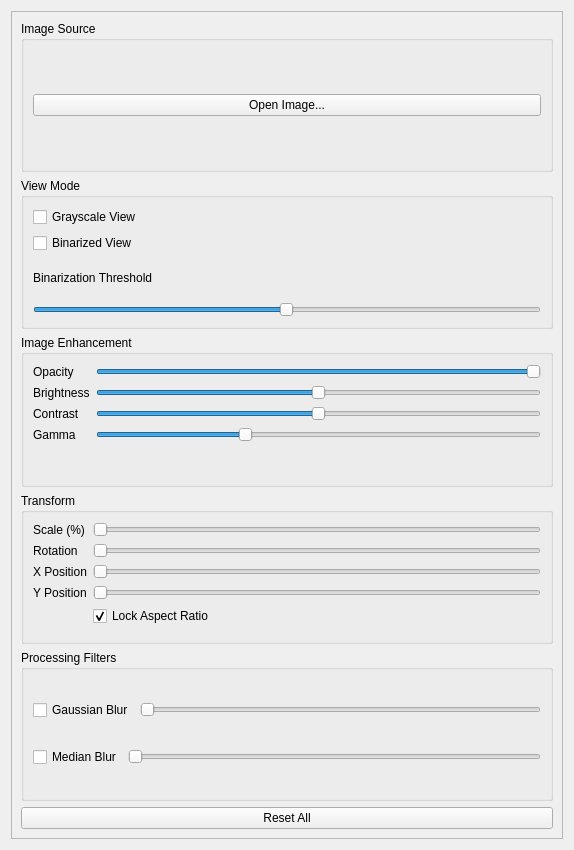
<?xml version="1.0" encoding="UTF-8"?>
<ui version="4.0">
 <class>ImagePanel</class>
 <widget class="QWidget" name="ImagePanel">
  <property name="geometry">
   <rect>
    <x>0</x>
    <y>0</y>
    <width>574</width>
    <height>850</height>
   </rect>
  </property>
  <property name="windowTitle">
   <string>Vision Workbench</string>
  </property>
  <layout class="QVBoxLayout" name="verticalLayout">
   <item>
    <widget class="QScrollArea" name="scrollArea">
     <property name="widgetResizable">
      <bool>true</bool>
     </property>
     <widget class="QWidget" name="scrollAreaWidgetContents">
      <layout class="QVBoxLayout" name="mainLayout">
       <!-- IMAGE GROUP -->
       <item>
        <widget class="QGroupBox" name="groupImage">
         <property name="title"><string>Image Source</string></property>
         <layout class="QVBoxLayout" name="imageLayout">
          <item><widget class="QPushButton" name="btnOpenImage"><property name="text"><string>Open Image...</string></property></widget></item>
         </layout>
        </widget>
       </item>

       <!-- VIEW MODE GROUP -->
       <item>
        <widget class="QGroupBox" name="groupViewMode">
         <property name="title"><string>View Mode</string></property>
         <layout class="QVBoxLayout" name="viewModeLayout">
          <item><widget class="QCheckBox" name="chkGray"><property name="text"><string>Grayscale View</string></property></widget></item>
          <item><widget class="QCheckBox" name="chkBinary"><property name="text"><string>Binarized View</string></property></widget></item>
          <item><widget class="QLabel" name="labelThreshold"><property name="text"><string>Binarization Threshold</string></property></widget></item>
          <item><widget class="QSlider" name="sliderThreshold"><property name="maximum"><number>255</number></property><property name="value"><number>127</number></property><property name="orientation"><enum>Qt::Orientation::Horizontal</enum></property></widget></item>
         </layout>
        </widget>
       </item>

       <!-- DISPLAY GROUP -->
       <item>
        <widget class="QGroupBox" name="groupDisplay">
         <property name="title"><string>Image Enhancement</string></property>
         <layout class="QFormLayout" name="displayLayout">
          <item row="0" column="0"><widget class="QLabel" name="labelOpacity"><property name="text"><string>Opacity</string></property></widget></item>
          <item row="0" column="1"><widget class="QSlider" name="sliderOpacity"><property name="maximum"><number>100</number></property><property name="value"><number>100</number></property><property name="orientation"><enum>Qt::Orientation::Horizontal</enum></property></widget></item>
          <item row="1" column="0"><widget class="QLabel" name="labelBrightness"><property name="text"><string>Brightness</string></property></widget></item>
          <item row="1" column="1"><widget class="QSlider" name="sliderBrightness"><property name="minimum"><number>-100</number></property><property name="maximum"><number>100</number></property><property name="orientation"><enum>Qt::Orientation::Horizontal</enum></property></widget></item>
          <item row="2" column="0"><widget class="QLabel" name="labelContrast"><property name="text"><string>Contrast</string></property></widget></item>
          <item row="2" column="1"><widget class="QSlider" name="sliderContrast"><property name="minimum"><number>-100</number></property><property name="maximum"><number>100</number></property><property name="orientation"><enum>Qt::Orientation::Horizontal</enum></property></widget></item>
          <item row="3" column="0"><widget class="QLabel" name="labelGamma"><property name="text"><string>Gamma</string></property></widget></item>
          <item row="3" column="1"><widget class="QSlider" name="sliderGamma"><property name="minimum"><number>1</number></property><property name="maximum"><number>300</number></property><property name="value"><number>100</number></property><property name="orientation"><enum>Qt::Orientation::Horizontal</enum></property></widget></item>
         </layout>
        </widget>
       </item>

       <!-- TRANSFORM GROUP -->
       <item>
        <widget class="QGroupBox" name="groupTransform">
         <property name="title"><string>Transform</string></property>
         <layout class="QFormLayout" name="transformLayout">
          <item row="0" column="0"><widget class="QLabel" name="labelScale"><property name="text"><string>Scale (%)</string></property></widget></item>
          <item row="0" column="1"><widget class="QSlider" name="sliderScale"><property name="orientation"><enum>Qt::Orientation::Horizontal</enum></property></widget></item>
          <item row="1" column="0"><widget class="QLabel" name="labelRotation"><property name="text"><string>Rotation</string></property></widget></item>
          <item row="1" column="1"><widget class="QSlider" name="sliderRotation"><property name="orientation"><enum>Qt::Orientation::Horizontal</enum></property></widget></item>
          <item row="2" column="0"><widget class="QLabel" name="labelPosX"><property name="text"><string>X Position</string></property></widget></item>
          <item row="2" column="1"><widget class="QSlider" name="sliderPosX"><property name="orientation"><enum>Qt::Orientation::Horizontal</enum></property></widget></item>
          <item row="3" column="0"><widget class="QLabel" name="labelPosY"><property name="text"><string>Y Position</string></property></widget></item>
          <item row="3" column="1"><widget class="QSlider" name="sliderPosY"><property name="orientation"><enum>Qt::Orientation::Horizontal</enum></property></widget></item>
          <item row="4" column="1"><widget class="QCheckBox" name="chkLockAspect"><property name="text"><string>Lock Aspect Ratio</string></property><property name="checked"><bool>true</bool></property></widget></item>
         </layout>
        </widget>
       </item>

       <!-- FILTERS GROUP -->
       <item>
        <widget class="QGroupBox" name="groupFilters">
         <property name="title"><string>Processing Filters</string></property>
         <layout class="QVBoxLayout" name="filtersLayout">
          <item>
           <layout class="QHBoxLayout" name="gaussianLayout">
            <item><widget class="QCheckBox" name="chkGaussian"><property name="text"><string>Gaussian Blur</string></property></widget></item>
            <item><widget class="QSlider" name="sliderGaussian"><property name="minimum"><number>1</number></property><property name="maximum"><number>31</number></property><property name="orientation"><enum>Qt::Orientation::Horizontal</enum></property></widget></item>
           </layout>
          </item>
          <item>
           <layout class="QHBoxLayout" name="medianLayout">
            <item><widget class="QCheckBox" name="chkMedian"><property name="text"><string>Median Blur</string></property></widget></item>
            <item><widget class="QSlider" name="sliderMedian"><property name="minimum"><number>1</number></property><property name="maximum"><number>31</number></property><property name="orientation"><enum>Qt::Orientation::Horizontal</enum></property></widget></item>
           </layout>
          </item>
         </layout>
        </widget>
       </item>

       <item>
        <widget class="QPushButton" name="btnReset"><property name="text"><string>Reset All</string></property></widget>
       </item>
      </layout>
     </widget>
    </widget>
   </item>
  </layout>
 </widget>
</ui>
